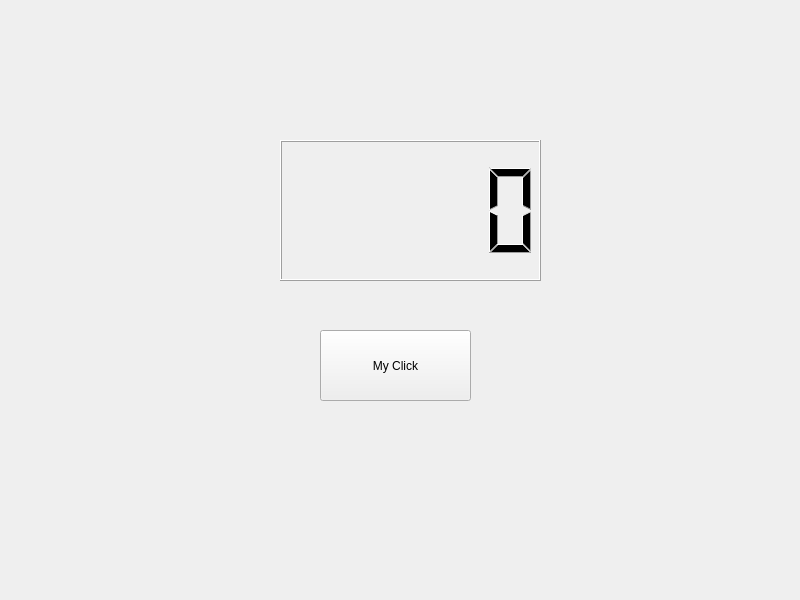
<?xml version="1.0" encoding="UTF-8"?>
<ui version="4.0">
 <class>Widget</class>
 <widget class="QWidget" name="Widget">
  <property name="geometry">
   <rect>
    <x>0</x>
    <y>0</y>
    <width>800</width>
    <height>600</height>
   </rect>
  </property>
  <property name="windowTitle">
   <string>Widget</string>
  </property>
  <widget class="QPushButton" name="MyButton">
   <property name="geometry">
    <rect>
     <x>320</x>
     <y>330</y>
     <width>151</width>
     <height>71</height>
    </rect>
   </property>
   <property name="text">
    <string>My Click</string>
   </property>
  </widget>
  <widget class="QLCDNumber" name="lcdNumber">
   <property name="geometry">
    <rect>
     <x>280</x>
     <y>140</y>
     <width>261</width>
     <height>141</height>
    </rect>
   </property>
  </widget>
 </widget>
 <resources/>
 <connections/>
</ui>
